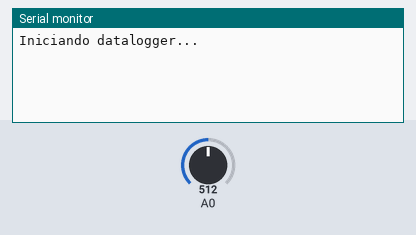
This sketch was run on a simulated Arduino Uno, built with avr-gcc and run on an emulated ATmega328P. On the bench: the last lines printed to the serial monitor. Inputs (shaded band) come from the test bench; at power-on: A0 = 512. WiFi joins after 1.5 s; servers stay silent unless stated; uploads are accepted with an empty reply.

Above: at 2.2 s.
2.3 s: A0 set to 716
At 7.2 s:
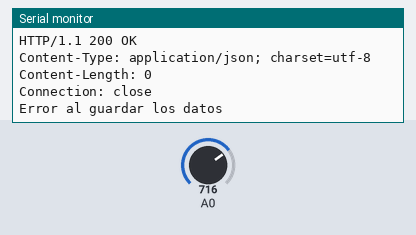
9.8 s: A0 set to 900
At 11.19 s:
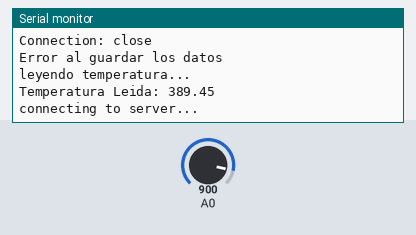

The sketch:

data_logger_temperatura.ino
```cpp
#include <Ethernet.h>
#include <SPI.h>
#include "Timer.h"

#define NUM_ARDUINO 5

byte mac[] = {
  0xDE, 0xAD, 0xBE, 0xEF, 0xFE, 0xED };
byte ip[] = {
  10, 22, 72, 30 };
byte DNS[] = {
  8,8,8,8};
byte gateway[] = {
  10, 22, 72, 1};
byte subnet[] = {
  255,255,255,0};
char url[] = "www.aprendiendoarduino.com";

EthernetClient client;
Timer t;
String webString = "";

void setup()
{
  Ethernet.begin(mac, ip, DNS, gateway, subnet);
  Serial.begin(9600);
  Serial.println("Iniciando datalogger...");
  delay(1000);
  t.every(5000,grabaDatos);
}

void loop()
{
  webString = "";
  t.update();
  if (client.available()) {
    Serial.println("Respuesta del Servidor---->");
    while (client.available()){
      char c = client.read();
      webString += c;
    }
    Serial.println(webString);
    if (webString.indexOf("GRABADOS") > 0) Serial.println("Datos guardados correctamente");
    else Serial.println("Error al guardar los datos");

   client.stop();
  }
}

void grabaDatos(){
  Serial.println("leyendo temperatura... ");
  int sensorVal = analogRead(A0);
  float voltage = (sensorVal/1024.0)*5.0;
  float temperature = (voltage - 0.5)*100; //Sonda temperatura kit Arduino
  Serial.print("Temperatura Leida: ");
  Serial.println(temperature);

  Serial.println("connecting to server...");
  if (client.connect(url, 80)) {
    Serial.println("connected");
    client.print("GET /servicios/datos/grabaDatos.php?arduino="+(String)NUM_ARDUINO+"&dato=");
    client.print(temperature);
    client.println(" HTTP/1.1");
    client.println("Host: www.aprendiendoarduino.com");
    client.println("Connection: close");
    client.println();
  }
  else {
    Serial.println("connection failed");
  }
}
```

Measured:
- after the input at 2.3 s, the serial monitor: prints a new line after 3.7 s (image 1)
- after the input at 9.8 s, the serial monitor: prints a new line after 1.2 s (image 2)
